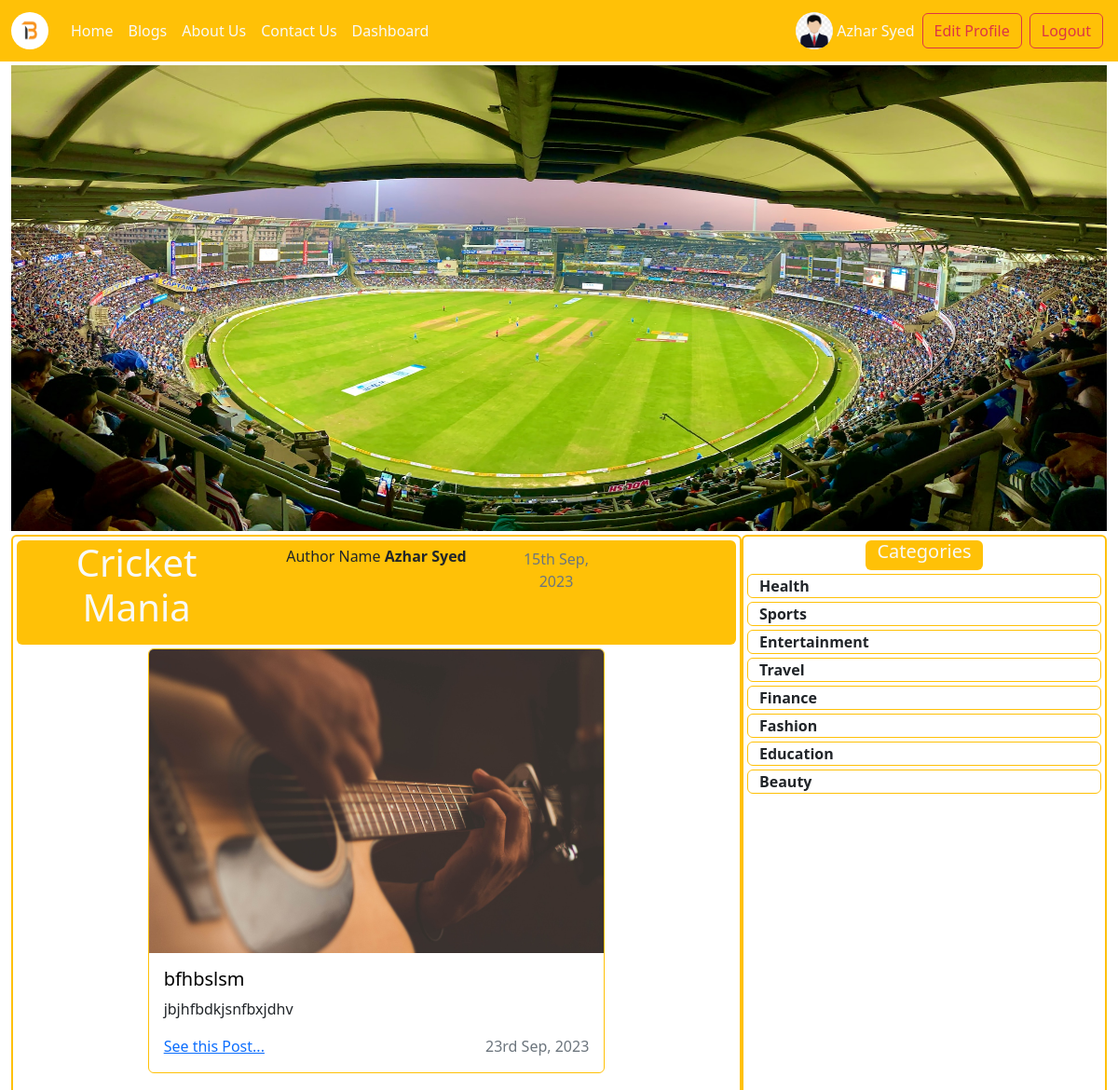
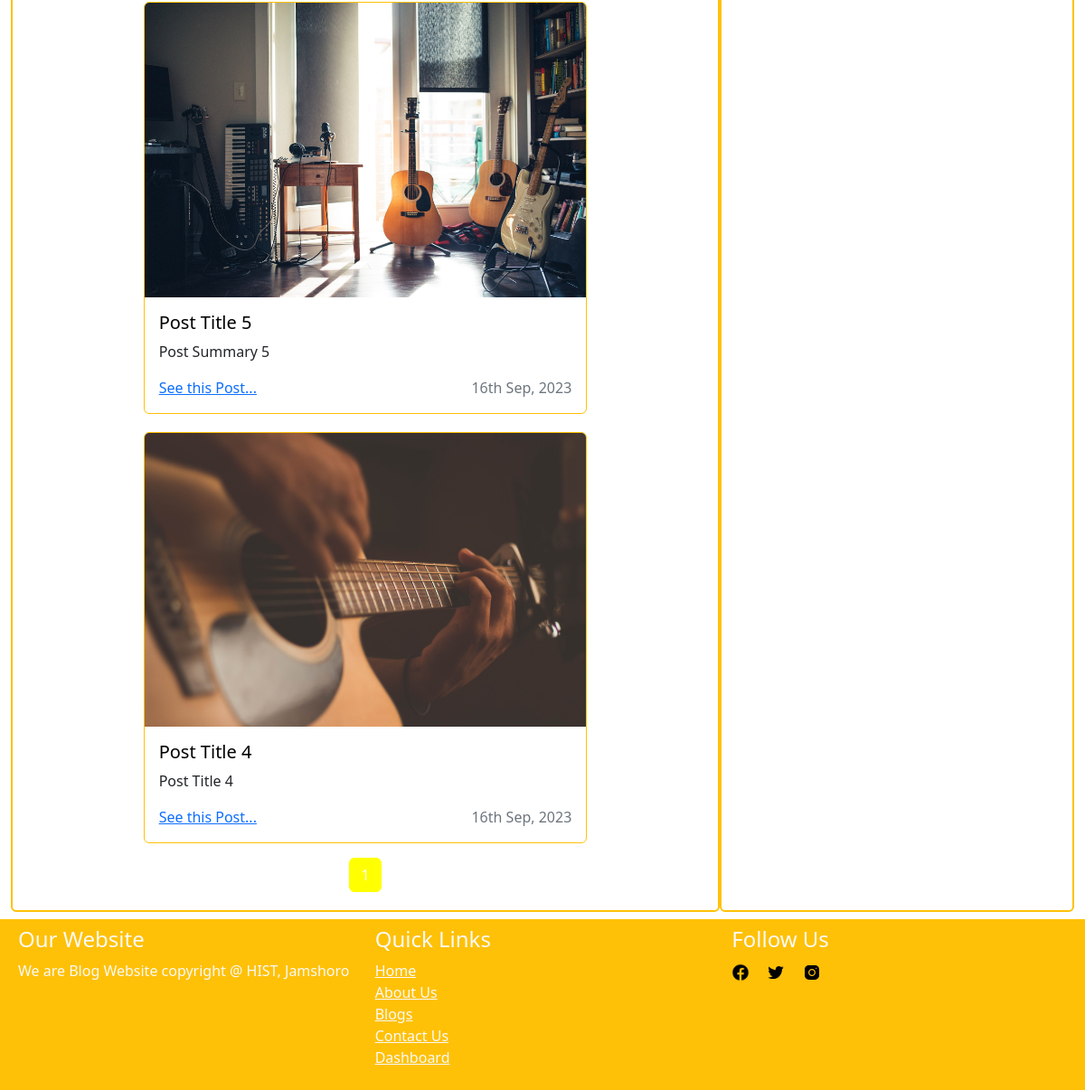
The app's page /this-blog.php?blog_id=1 (signed in) with its own data (2 pictures, top to bottom).
### tables this page shows
CREATE TABLE `blog` (
  `blog_id` int(11) NOT NULL AUTO_INCREMENT,
  `user_id` int(11) NOT NULL,
  `blog_title` varchar(200) NOT NULL,
  `posts_per_page` int(11) NOT NULL,
  `blog_background_image` text NOT NULL,
  `blog_status` enum('Active','Inactive') NOT NULL DEFAULT 'Active',
  `created_at` timestamp NOT NULL DEFAULT current_timestamp(),
  `updated_at` timestamp NULL DEFAULT NULL,
  PRIMARY KEY (`blog_id`),
  KEY `user_id` (`user_id`),
  CONSTRAINT `blog_ibfk_1` FOREIGN KEY (`user_id`) REFERENCES `user` (`user_id`)
);

CREATE TABLE `user` (
  `user_id` int(11) NOT NULL AUTO_INCREMENT,
  `role_id` int(11) DEFAULT 2,
  `first_name` varchar(200) NOT NULL,
  `last_name` varchar(200) NOT NULL,
  `email` varchar(200) NOT NULL,
  `password` varchar(200) NOT NULL,
  `gender` enum('Male','Female') NOT NULL,
  `date_of_birth` date NOT NULL,
  `profile_img` text NOT NULL,
  `home_town` varchar(200) NOT NULL,
  `approval` enum('Pending','Approved','Rejected') NOT NULL DEFAULT 'Pending',
  `status` enum('Active','Inactive') NOT NULL DEFAULT 'Inactive',
  `created_at` timestamp NOT NULL DEFAULT current_timestamp(),
  `updated_at` timestamp NULL DEFAULT NULL,
  PRIMARY KEY (`user_id`),
  UNIQUE KEY `email` (`email`),
  KEY `role_id` (`role_id`),
  CONSTRAINT `user_ibfk_1` FOREIGN KEY (`role_id`) REFERENCES `role` (`role_id`)
);

CREATE TABLE `post` (
  `post_id` int(11) NOT NULL AUTO_INCREMENT,
  `blog_id` int(11) NOT NULL,
  `post_title` varchar(200) NOT NULL,
  `post_summary` varchar(250) NOT NULL,
  `post_description` text NOT NULL,
  `featured_img` text NOT NULL,
  `is_comment_allowed` enum('Yes','No') NOT NULL,
  `status` enum('Active','Inactive') NOT NULL DEFAULT 'Active',
  `created_at` timestamp NOT NULL DEFAULT current_timestamp(),
  `updated_at` timestamp NULL DEFAULT NULL,
  PRIMARY KEY (`post_id`),
  KEY `blog_id` (`blog_id`),
  CONSTRAINT `post_ibfk_2` FOREIGN KEY (`blog_id`) REFERENCES `blog` (`blog_id`)
);

### this-blog.php (the view, shortened to what this page needs)
<?php
require_once('require/general-library.php');
require_once('require/database-library.php');
$db = new Database();
 ?>
  <div class="container-fluid" style="margin-top: 70px;">
    <?php
    if (isset($_REQUEST['blog_id'])) {
      $blog_id = $_REQUEST['blog_id'];
      $result = $db->blog_by_blog_id($blog_id);
      if ($result->num_rows>0) {
        $row = mysqli_fetch_assoc($result);
        $page = isset($_GET['page']) ? $_GET['page'] : 1;
        $posts_per_page = $row['posts_per_page'];
     ?>
    <div class="row mx-0 px-0">
      <div class="col-md-12 mx-0 px-0">
        <img class="" src="Blog_Background_Images/<?php echo $row['blog_background_image'] ?>" style="width: 100%; height: 500px;">
      </div>
    </div>
    <div class="row mx-0 px-0">
      <div class="col-md-8 border border-2 border-warning rounded mt-1 p-1">
        <div class="row mx-0 px-0 bg-warning rounded mb-1">
          <div class="col-md-4 text-light text-center rounded">
            <p class="display-6"><?php echo $row['blog_title']; ?></p>
          </div>
          <div class="col-md-4 text-center h6 my-2">Author Name <b><?php echo $row['first_name']." ".$row['last_name']; ?></b></div>
          <div class="col-md-2">
            <p class="text-secondary text-center my-2"><?php $db->date_format($row['created_at']); ?></p>
          </div>
          <div class="col-md-2 text-center">
          </div>
        </div>
        <?php
        $offset = ($page - 1) * $posts_per_page;
        $result4 = $db->show_posts_by_blog_id_paged($blog_id,$posts_per_page,$offset);
        if ($result4->num_rows>0) {
        	while ($row4 = mysqli_fetch_assoc($result4)) {
        		?>
        		<div class="row mx-0 px-0 mt-1">
		          <div class="col-md-2"></div>
		          <div class="col-md-8">
		            <div class="card mb-3 border border-warning post_background_color">
		              <img src="Post_Featured_Images/<?php echo $row4['featured_img']; ?>" class="card-img-top">
		              <div class="card-body">
		               <h5 class="card-title post_title_color post_title_font_size post_font_style post_font_weight"><?php echo $row4['post_title']; ?></h5>
		               <p class="card-text post_font_style post_font_weight"><?php echo $row4['post_summary']; ?></p>
		               <span class="text-secondary float-end post_font_style"><?php $db->date_format($row4['created_at']); ?></span>
		               <p class="card-text post_font_style post_font_weight"><a href="post-page.php?post_id=<?php echo $row4['post_id']; ?>">See this Post...</a></small></p>
		              </div>
		            </div>
		          </div>
		          <div class="col-md-2"></div>
		        </div>
        		<?php
        	}
        }else{
          ?>
          <div class="col-md-12 text-center">
            <p class="display-5 text-warning">No Posts Available</p>
          </div>
          <?php
        }
         ?>
         <nav aria-label="Page navigation" class="text-center text-white">
                    <ul class="pagination justify-content-center">
                      <?php
                      $result6 = $db->show_posts_by_blog_id($blog_id);
                        $totalPosts = mysqli_num_rows($result6);
                        $totalPages = ceil($totalPosts / $posts_per_page);
                        for ($i = 1; $i <= $totalPages; $i++) {
                            echo '<li class="page-item ' . ($page == $i ? 'active' : '') . '">';
                            echo '<a class="page-link" href="this-blog.php?blog_id='.$blog_id.'&page=' . $i . '">' . $i . '</a>';
                            echo '</li>';
                        }
                      ?>
                    </ul>
                </nav>
      </div>
    <div class="col-md-4 border border-2 border-warning rounded mt-1 p-1">
        <div class="row mx-0 px-0">
          <div class="col-md-4"></div>
          <div class="col-md-4 bg-warning text-light text-center rounded">
            <h5>Categories</h5>
          </div>
          <div class="col-md-4"></div>
        </div>
        <?php
        $result5 = $db->show_categories_in_blog($blog_id);
        if ($result5->num_rows>0) {
        	while ($row5 = mysqli_fetch_assoc($result5)) {
        		?>
        		<div class="row mx-0 px-0 mt-1 border border-warning rounded">
		          <div class="col-md-12">
		            <a class="text-dark" style="text-decoration: none; cursor: pointer;"><strong><?php echo $row5['category_title']; ?></strong></a>
		          </div>
		        </div>
        		<?php
        	}
        }
         ?>
    </div>
    </div>
<?php
      }else{
        header("location: index.php");
      }
    }else{
    	header("location: index.php");
    }
 ?>
  </div>

### require/database-library.php (shortened to what this page needs)
<?php
class Database{
	public $connection;
	public function __construct($hostname="localhost",$username="root",$password="",$database_name="20518_syed_azhar_ali_shah"){
		$this->connection = mysqli_connect($hostname,$username,$password,$database_name);
	}
	public function date_format($time){
		$timestamp = strtotime($time);
		$date = date('jS M, Y', $timestamp);
		echo $date;
	}
	public function blog_by_blog_id($blog_id){
		$this->query = "SELECT u.first_name,u.last_name,b.* FROM user u JOIN blog b ON u.user_id = b.user_id WHERE b.blog_id = {$blog_id}";
		$this->result = mysqli_query($this->connection,$this->query);
		return $this->result;
	}
	public function show_posts_by_blog_id($blog_id){
		$this->query = "SELECT * FROM post WHERE status = 'Active' AND blog_id = {$blog_id} ORDER BY post_id DESC";
		$this->result = mysqli_query($this->connection,$this->query);
		return $this->result;
	}
	public function show_posts_by_blog_id_paged($blog_id,$posts_per_page,$offset){
		$this->query = "SELECT * FROM post WHERE status = 'Active' AND blog_id = {$blog_id} ORDER BY post_id DESC LIMIT {$offset}, {$posts_per_page}";
		$this->result = mysqli_query($this->connection,$this->query);
		return $this->result;
	}
	public function show_categories_in_blog($blog_id){
		$this->query = "SELECT DISTINCT c.category_title FROM blog b JOIN post p ON b.blog_id = p.blog_id JOIN post_category pc ON p.post_id = pc.post_id JOIN category c ON pc.category_id = c.category_id WHERE pc.status = 'Active' AND b.blog_id = {$blog_id}";
		$this->result = mysqli_query($this->connection, $this->query);
		return $this->result;
	}
}
 ?>

### main/main.css (style rules this page uses)
li { list-style: none; }
.pagination .page-item.active .page-link { background-color: yellow; border-color: yellow; color: white; text-decoration: none; list-style: none; }

### main/sidebars.css (style rules this page uses)
body { min-height: 100vh; min-height: -webkit-fill-available; }
html { height: -webkit-fill-available; }

### records on screen
blog: blog_background_image (picture), blog_title "Cricket Mania", user.first_name "Azhar", user.last_name "Syed", created_at "15th Sep, 2023"
post: featured_img (picture), post_title "bfhbslsm", post_summary "jbjhfbdkjsnfbxjdhv", created_at "23rd Sep, 2023"
post: featured_img (picture), post_title "Post Title 5", post_summary "Post Summary 5", created_at "16th Sep, 2023"
post: featured_img (picture), post_title "Post Title 4", post_summary "Post Title 4", created_at "16th Sep, 2023"

### other values on screen
$_SESSION['user']['first_name'] "Azhar"
$_SESSION['user']['last_name'] "Syed"
$row5['category_title'] "Health"
$row5['category_title'] "Sports"
$row5['category_title'] "Entertainment"
$row5['category_title'] "Travel"
$row5['category_title'] "Finance"
$row5['category_title'] "Fashion"
$row5['category_title'] "Education"
$row5['category_title'] "Beauty"
